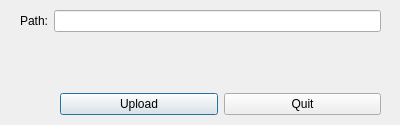
<?xml version="1.0" encoding="UTF-8"?>
<ui version="4.0">
 <class>LoadFile</class>
 <widget class="QDialog" name="LoadFile">
  <property name="geometry">
   <rect>
    <x>0</x>
    <y>0</y>
    <width>400</width>
    <height>125</height>
   </rect>
  </property>
  <property name="windowTitle">
   <string>Dialog</string>
  </property>
  <widget class="QWidget" name="">
   <property name="geometry">
    <rect>
     <x>20</x>
     <y>10</y>
     <width>361</width>
     <height>105</height>
    </rect>
   </property>
   <layout class="QVBoxLayout" name="verticalLayout">
    <item>
     <layout class="QFormLayout" name="formLayout">
      <item row="0" column="0">
       <widget class="QLabel" name="label">
        <property name="text">
         <string>Path:</string>
        </property>
        <property name="buddy">
         <cstring>lineEdit_filepath</cstring>
        </property>
       </widget>
      </item>
      <item row="0" column="1">
       <widget class="QLineEdit" name="lineEdit_filepath"/>
      </item>
     </layout>
    </item>
    <item>
     <layout class="QHBoxLayout" name="horizontalLayout">
      <item>
       <spacer name="horizontalSpacer">
        <property name="orientation">
         <enum>Qt::Horizontal</enum>
        </property>
        <property name="sizeType">
         <enum>QSizePolicy::Preferred</enum>
        </property>
        <property name="sizeHint" stdset="0">
         <size>
          <width>40</width>
          <height>20</height>
         </size>
        </property>
       </spacer>
      </item>
      <item>
       <widget class="QPushButton" name="pushButton_upload">
        <property name="text">
         <string>Upload</string>
        </property>
       </widget>
      </item>
      <item>
       <widget class="QPushButton" name="pushButton_quit">
        <property name="text">
         <string>Quit</string>
        </property>
       </widget>
      </item>
     </layout>
    </item>
   </layout>
  </widget>
 </widget>
 <resources/>
 <connections/>
</ui>
